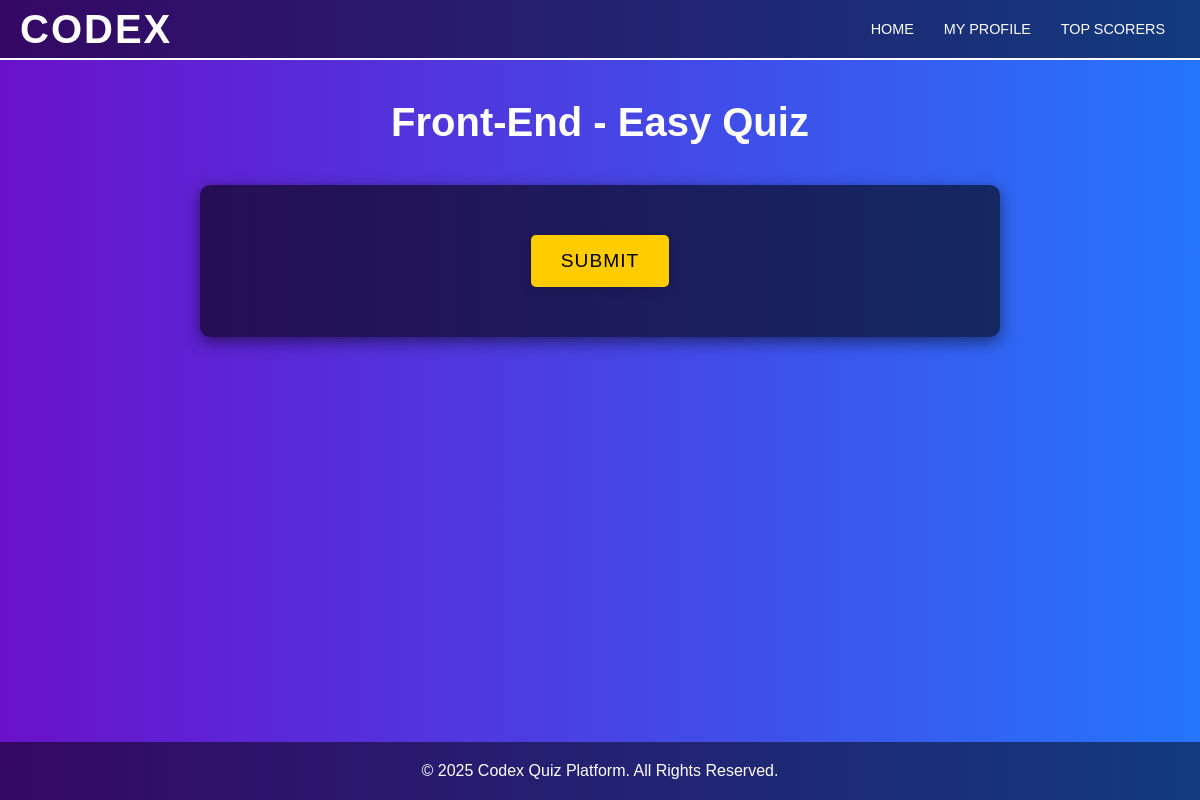
Page /quiz/1/1/ (signed in) on the earlier database version.
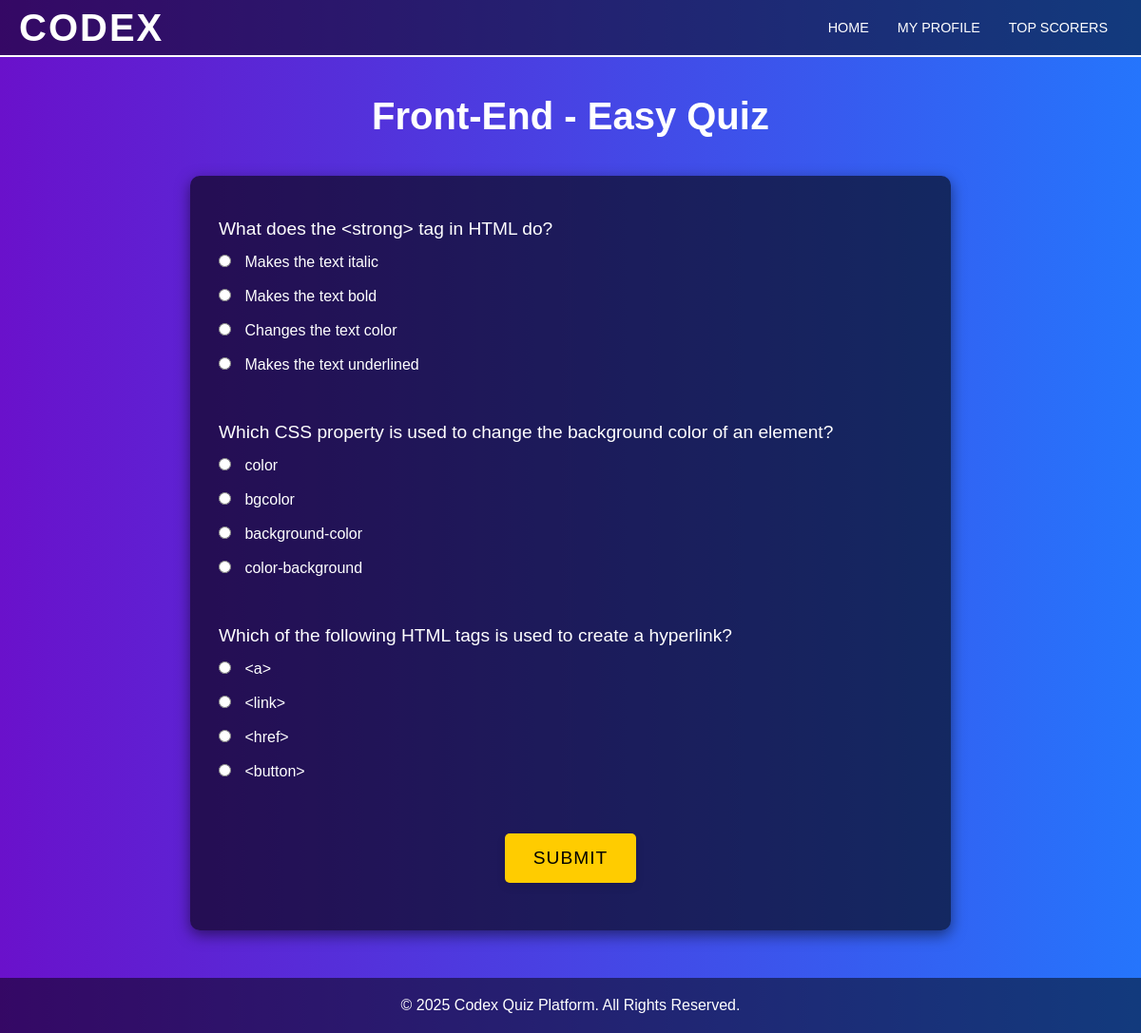
Same page on the later database version.
### quiz/models.py (models this page shows, shortened)
class Question(models.Model):
    category = models.ForeignKey(QuizCategory, on_delete=models.CASCADE)
    difficulty = models.ForeignKey(DifficultyLevel, on_delete=models.CASCADE)
    question_text = models.TextField()
    option1 = models.CharField(max_length=255)
    option2 = models.CharField(max_length=255)
    option3 = models.CharField(max_length=255)
    option4 = models.CharField(max_length=255)
    correct_option = models.IntegerField()

### quiz/views.py (the view, shortened to what this page needs)
# urls.py: path('quiz/<int:category_id>/<int:difficulty_id>/', views.quiz, name='quiz'),
@login_required
def quiz(request, category_id, difficulty_id):
    category = QuizCategory.objects.get(id=category_id)
    difficulty = DifficultyLevel.objects.get(id=difficulty_id)
    questions = Question.objects.filter(category=category, difficulty=difficulty)
    return render(request, 'quiz.html', {'category': category, 'difficulty': difficulty, 'questions': questions})

### templates/quiz.html (shortened to what this page needs)
<!DOCTYPE html>
<html lang="en">
<head>
    {% load static %}
    <link rel="stylesheet" href="{% static 'css/quiz.css' %}">
</head>
<body>
    <header>
        <div class="logo">
            <h1>CODEX</h1>
        </div>
        <nav>
            <ul>
                <li><a href="{% url 'home' %}">Home</a></li>
                <li><a href="{% url 'profile' %}">My Profile</a></li>
                <li><a href="{% url 'top_scorers' %}">Top Scorers</a></li>
            </ul>
        </nav>
    </header>
    <h1>{{ category.name }} - {{ difficulty.name }} Quiz</h1>
    <form method="POST">
        {% for question in questions %}
            <p>{{ question.question_text }}</p>
            <input type="radio" name="question_{{ question.id }}" value="1"> {{ question.option1 }}<br><br>
            <input type="radio" name="question_{{ question.id }}" value="2"> {{ question.option2 }}<br><br>
            <input type="radio" name="question_{{ question.id }}" value="3"> {{ question.option3 }}<br><br>
            <input type="radio" name="question_{{ question.id }}" value="4"> {{ question.option4 }}<br><br><br>
        {% endfor %}
        <button type="submit">Submit</button>
    </form><br><br><br><br><br><br>
    <footer>
        <p>&copy; 2025 Codex Quiz Platform. All Rights Reserved.</p>
    </footer>
</body>
</html>

Differences in the rows shown:
added Question: question_text "What does the <strong> tag in HTML do?", option1 "Makes the text italic", option2 "Makes the text bold", option3 "Changes the text color", option4 "Makes the text underlined"
added Question: question_text "Which CSS property is used to change the background color of an element?", option1 "color", option2 "bgcolor", option3 "background-color", option4 "color-background"
added Question: question_text "Which of the following HTML tags is used to create a hyperlink?", option1 "<a>", option2 "<link>", option3 "<href>", option4 "<button>"
